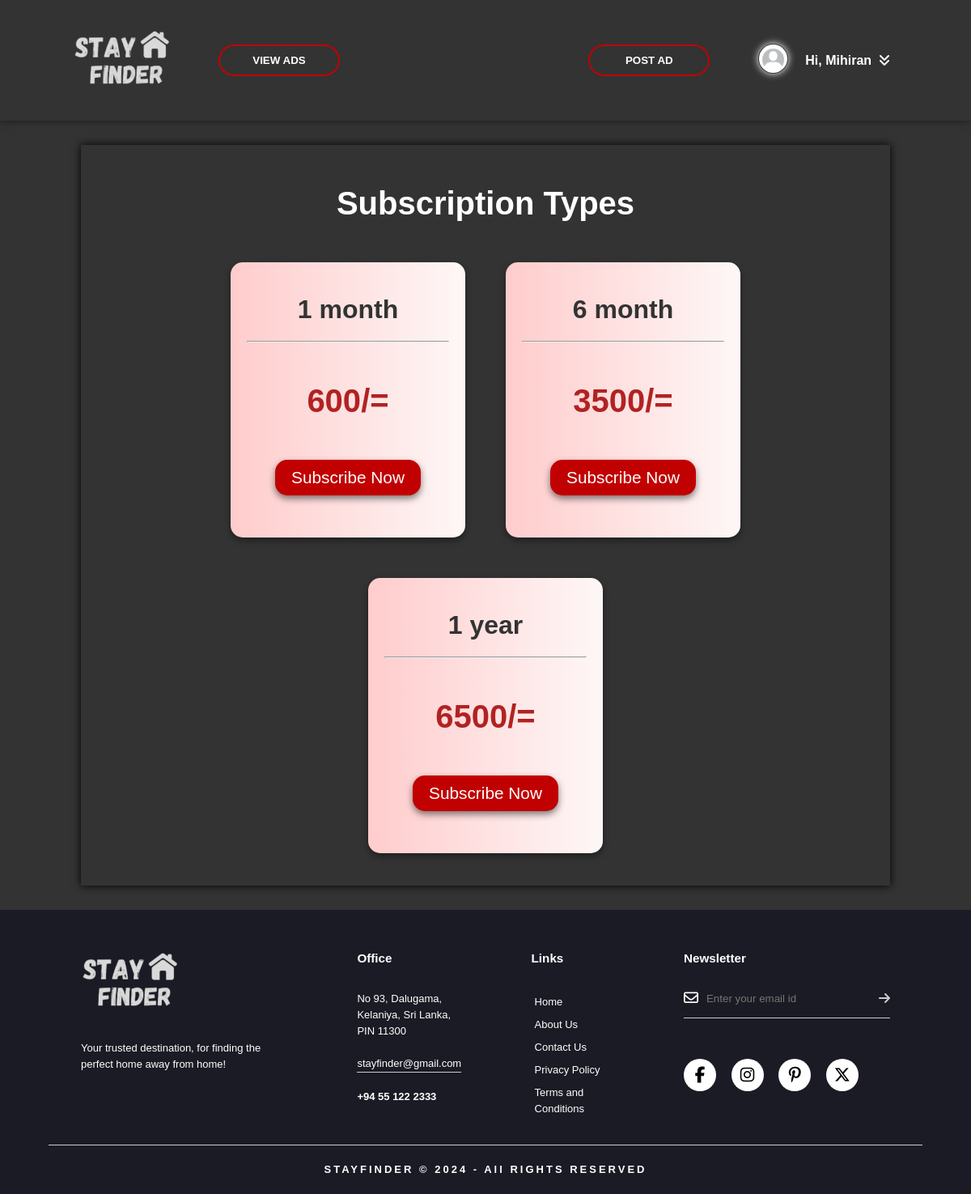
The app's page /advertiser/subscription-plans.php (signed in) with its own data.
### tables this page shows
CREATE TABLE `user` (
  `user_id` int(11) NOT NULL,
  `first_name` varchar(50) NOT NULL,
  `last_name` varchar(50) NOT NULL,
  `email` varchar(100) NOT NULL,
  `password` varchar(255) NOT NULL,
  `contact_no` varchar(15) NOT NULL,
  `user_type` enum('seeker','advertiser') NOT NULL,
  `profile_pic` varchar(255) DEFAULT NULL
);

CREATE TABLE `subscription_plans` (
  `plan_id` int(11) NOT NULL,
  `plan_type` varchar(100) NOT NULL,
  `plan_price` decimal(10,2) NOT NULL
);

### advertiser/subscription-plans.php (the view, shortened to what this page needs)
<?php
    include_once "../dbconnect.php";
    $sql_q = "SELECT * FROM subscription_plans";
    $result1 = mysqli_query($connect, $sql_q);
?>
<!DOCTYPE html>
<html lang="en">
    <head>
        <link rel="stylesheet" href="advertiser-style/subscription-plans.css">
        <link rel="stylesheet" href="advertiser-style/header.css">
        <link rel="stylesheet" href="../main-css/footer.css">
        <link rel="stylesheet" href="../main-css/popup-message.css">
    </head>
    <body>
    <?php include "header.php" ?>
        <div class="plans-container">
            <h2>Subscription Types</h2>
            <div class="subscription-container">
                <?php if (mysqli_num_rows($result1) > 0):
                    while ($row = mysqli_fetch_assoc($result1)):
                ?>
                <div class="subscription-modal-content">
                        <h4><?php echo $row['plan_type']; ?></h4>
                        <hr>
                        <p><?php echo (int)$row['plan_price']; ?>/=</p>
                        <button type="button" onclick="window.location.href='../payment/payment.php?plan_id=<?php echo $row['plan_id']; ?>'"> Subscribe Now</button>
                </div>
                <?php endwhile;?>
                <?php else: ?>
                    <p>No subscription plans found</p>
                <?php endif; ?>
            </div>
        </div>
        <?php include "footer.php" ?>
    </body>
</html>

### advertiser/header.php (shortened to what this page needs)
<?php
if (isset($_SESSION['user_id'])) {
    $userID = $_SESSION['user_id'];
    $query = "SELECT first_name, profile_pic FROM user WHERE user_id = '$userID'";
    $result = mysqli_query($connect, $query);
    if ($result && mysqli_num_rows($result) > 0) {
        $row = mysqli_fetch_assoc($result);
        $firstName = $row['first_name'];
        $profilePic = $row['profile_pic'];
        if (empty($profilePic) || !file_exists("../uploads/profile-pic/" . $profilePic)) {
            $profilePic = "default_pro_pic.jpg";
        }
        }
}
?>
<header>
    <div class="navbar">
        <div class="logo-nav">
            <a href="../index.php"><img src="../src-image/logo-white.png" alt="site-logo" class="logo"></a>
            <button onclick="window.location.href='../seeker/viewads.php'" class="head-button" type="button"><span class="span-class"></span>VIEW ADS</button>
        </div>
        <div class="user-info">
        <button onclick="window.location.href='postad.php'" class="head-button" type="button"><span class="span-class"></span>POST AD</button>
                <div class="user-profile">
                    <a href="dashboard.php"><img src="../uploads/profile-pic/<?php echo htmlspecialchars($profilePic); ?>" alt="User Profile Picture"></a>
                    <span onclick="toggleDropdown()">Hi, <?php echo htmlspecialchars($firstName); ?> &nbsp<i class='fas fa-angle-double-down'></i></span>
                </div>
        </div>
    </div>
</header>

### advertiser/advertiser-style/subscription-plans.css (style rules this page uses)
* { font-family: "poppins", sans-serif; padding: 0; margin: 0; }
body { background-image: linear-gradient(rgba(0,0,0,0.80),rgba(0,0,0,0.80)), url(../../src-image/background-image.jpg); background-size: cover; background-position: center; }
.plans-container { display: flex; flex-direction: column; width: 80%; box-shadow: 0 0px 10px rgba(0, 0, 0, 1); margin: auto; padding:0 20px 40px 20px; margin: auto; margin-top: 30px; margin-bottom: 30px; }
h2 { font-size: 2.5rem; color: #ffffff; text-align: center; font-weight: bold; margin: 50px; }
.subscription-container { display: flex; justify-content: center; align-items: center; flex-wrap: wrap; gap: 50px; }
.subscription-modal-content { background:linear-gradient(to right,#ffcccc,#fef7f7); border-radius: 15px; width: 250px; height: 300px; padding: 20px; box-shadow: 0 4px 8px rgba(0, 0, 0, 0.4); text-align: center; transition: transform 0.2s ease-in-out; }
.subscription-modal-content h4 { font-size: 2rem; color: #333; margin: 20px; }
.subscription-modal-content p { font-size: 2.5rem; color: #b22222; margin: 50px 0; font-weight: bold; }
.subscription-modal-content button { background-color: #c10101; color: white; box-shadow: 0 4px 8px rgba(0, 0, 0, 0.5); padding: 10px 20px; border: none; border-radius: 15px; cursor: pointer; font-size: 1.3rem; transition: background-color 0.3s; }

### advertiser/advertiser-style/header.css (style rules this page uses)
header { box-shadow: 0px 0px 10px rgba(0, 0, 0, 0.5); }
.navbar { width: 85%; margin: auto; padding: 35px 0; display: flex; justify-content: space-between; align-items: center; }
.logo-nav { display: flex; align-items: center; gap: 50px; }
.logo { width: 120px; cursor: pointer; }
.user-info { display: flex; align-items: center; gap: 50px; z-index: 10; }
.head-button { width: 150px; padding: 10px 0; text-align: center; margin: 20px 10px; border-radius: 25px; font-weight: bold; border: 2px solid #c10101 ; background: transparent; color: white; cursor: pointer; position: relative; overflow: hidden; z-index: 1; }
.user-profile { display: flex; align-items: center; cursor: pointer; }
.user-profile img { width: 35px; height: 35px; border: 1px solid rgb(68, 68, 68); box-shadow: 0 0 10px white; border-radius: 50%; margin-right: 27px; object-fit: cover; }
.user-profile span { color: white; font-weight: bold; margin-left: -16px; padding: 5px 10px; }

### records on screen
user: first_name "Mihiran"
subscription_plans: plan_type "1 month", plan_price "600"
subscription_plans: plan_type "6 month", plan_price "3500"
subscription_plans: plan_type "1 year", plan_price "6500"
